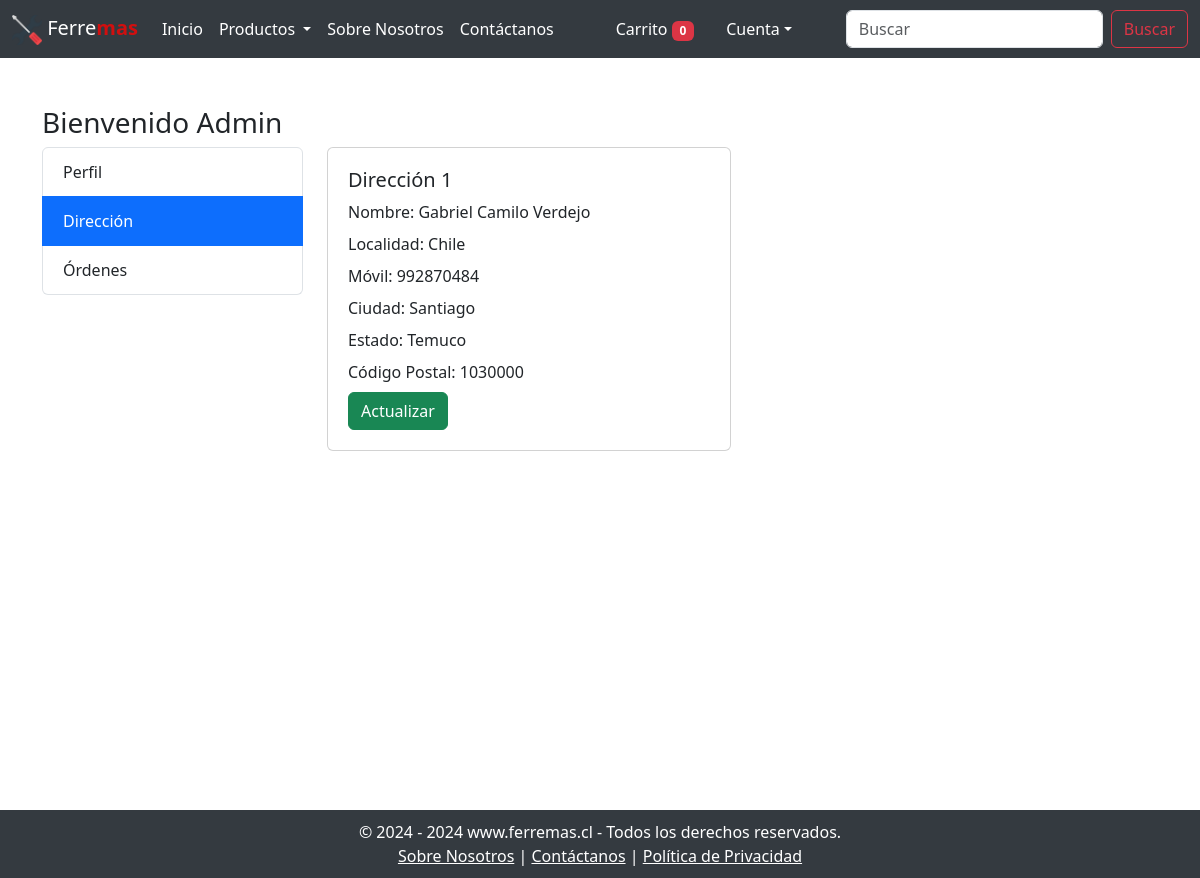
The page /address/ (signed in) on the database its author committed.
### core/models.py (models this page shows, shortened)
class Customer(models.Model):
    user = models.ForeignKey(User, on_delete=models.CASCADE)
    name = models.CharField(max_length=200)
    locality = models.CharField(max_length=200)
    city = models.CharField(max_length=50)
    mobile = models.IntegerField(default=0)
    zipcode = models.IntegerField()
    state = models.CharField(choices=STATE_CHOICES, max_length=100)

### core/views.py (the view)
# urls.py: path('address/', views.address, name='address'),
@login_required
def address(request):
    add = Customer.objects.filter(user=request.user)
    return render(request, 'app/address.html', locals())

### core/context_processors.py (called while the page is built)
def cart_item_count(request):
    if request.user.is_authenticated:
        cart_count = Cart.objects.filter(user=request.user).count()
    else:
        cart_count = 0
    return {'totalitems': cart_count}

### core/templates/app/address.html (shortened to what this page needs)
{% extends 'app/base.html' %}
{% load static %}
{% block main-content %}
<div class="container my-5">
    <div class="row">
        <h3>Bienvenido <span class="text-capitalize">{{ request.user }}</span></h3>
        <div class="col-md-3">
            <div class="list-group">
                <a href="{% url 'profile' %}" class="list-group-item list-group-item-action">Perfil</a>
                <a href="{% url 'address' %}" class="list-group-item list-group-item-action active">Dirección</a>
                <a href="{% url 'profile_orders' %}" class="list-group-item list-group-item-action">Órdenes</a>
            </div>
        </div>
        <div class="col-md-9">
            <div class="row">
                {% for ad in add %}
                    <div class="col-md-6">
                        <div class="card mb-4">
                            <div class="card-body">
                                <h5 class="card-title">Dirección {{ forloop.counter }}</h5>
                                <p class="card-text">Nombre: {{ ad.name }}</p>
                                <p class="card-text">Localidad: {{ ad.locality }}</p>
                                <p class="card-text">Móvil: {{ ad.mobile }}</p>
                                <p class="card-text">Ciudad: {{ ad.city }}</p>
                                <p class="card-text">Estado: {{ ad.state }}</p>
                                <p class="card-text">Código Postal: {{ ad.zipcode }}</p>
                                <a href="{% url 'updateAddress' pk=ad.id %}" class="btn btn-success">Actualizar</a>
                            </div>
                        </div>
                    </div>
                {% endfor %}
            </div>
        </div>
    </div>
</div>
{% endblock main-content %}

### core/static/app/css/style.css (style rules this page uses)
.card-body { padding: 1.25rem; }
.card-body p { margin-bottom: 0.5rem; }
.list-group-item { padding: 0.75rem 1.25rem; }

### rows shown on the page
Customer: name "Gabriel Camilo Verdejo", locality "Chile", mobile "992870484", city "Santiago", state "Temuco", zipcode "1030000"

### other values the page prints
{{ totalitems }} "0"
{{ request.user }} "Admin"
